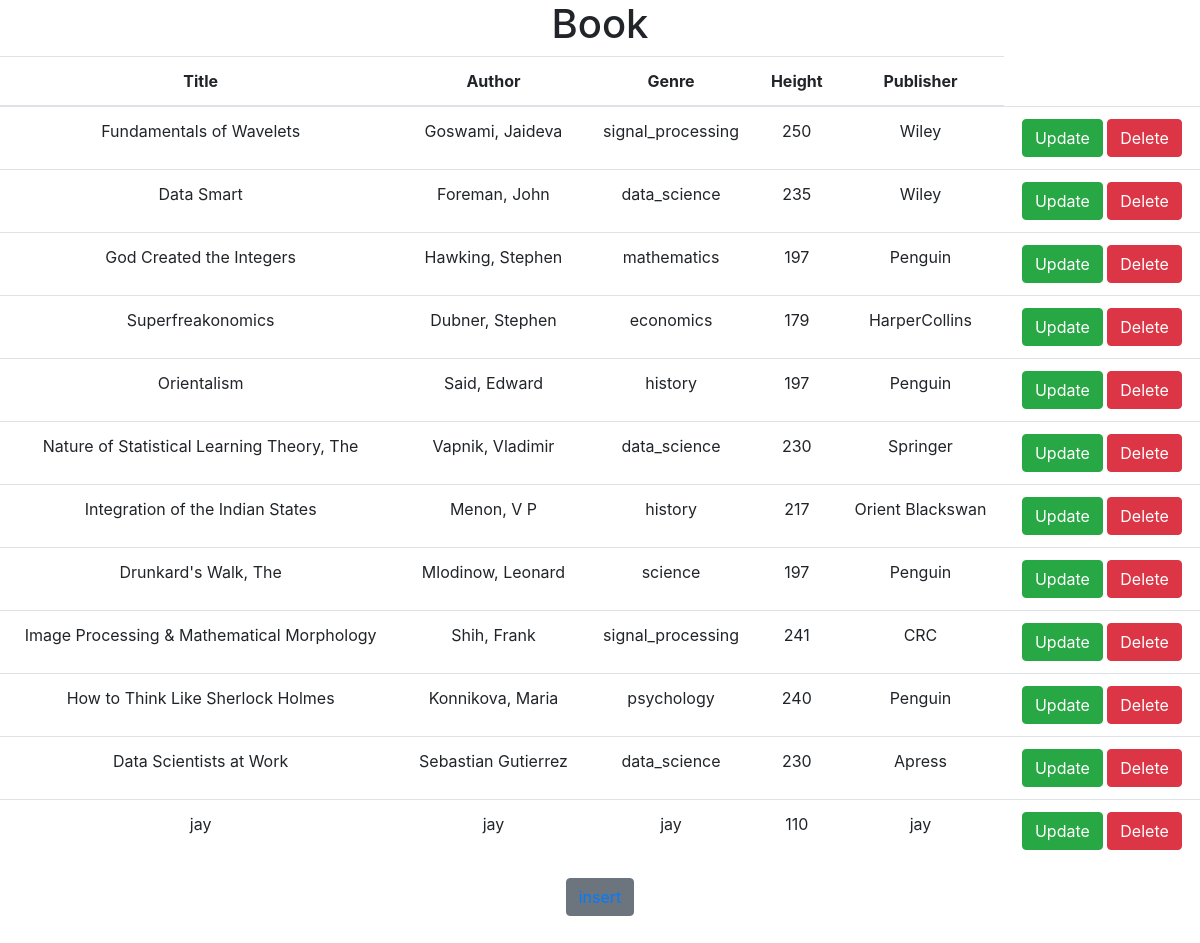
The page / on the database its author committed.
### models.py (models this page shows)
class Books(db.Model):
    __tablename__ = "books"
    title = db.Column(db.String(), primary_key=True)
    author = db.Column(db.String())
    genre = db.Column(db.String())
    height = db.Column(db.Integer())
    publisher = db.Column(db.String())

### app.py (the view)
@app.route('/')
def home():
    books = Books.query.all()
    return render_template("home.html",books = books)

### templates/home.html (shortened to what this page needs)
{% extends 'base_layout.html' %}
{% block body %}
<head>
    <link rel="stylesheet" href="https://maxcdn.bootstrapcdn.com/bootstrap/4.5.2/css/bootstrap.min.css">
</head>
<body class="text-center">
    <h1 class="text-center">Book</h1>
 <table class="table table-hover">
        <thead>
            <tr>
                <th>Title</th>
                <th>Author</th>
                <th>Genre</th>
                <th>Height</th>
                <th>Publisher</th>
            </tr>
        </thead>
        <tbody>
            {% for i in books %}
            <tr>
                <td>{{ i.title }}</td>
                <td>{{ i.author }}</td>
                <td>{{ i.genre }}</td>
                <td>{{ i.height }}</td>
                <td>{{ i.publisher }}</td>
                <td><a href="/update/{{ i.title }}" class="btn btn-success">Update</a>
                <button data-id="{{ i.title }}" class="btn btn-danger delete">Delete</td>
            </tr>
            {% endfor %}
        </tbody>
    </table>
    <button type="button" class="btn btn-secondary mb-5"><a href="insert">insert</a></button>
{% endblock body %}

### templates/base_layout.html (shortened to what this page needs)
<!DOCTYPE html>
<html lang="en">
<head>
    <link rel="stylesheet" href="https://maxcdn.bootstrapcdn.com/bootstrap/4.5.2/css/bootstrap.min.css">
</head>
<body>
    {%block body%} {%endblock%}
</body>
</html>

### templates/base_layout.html (style rules this page uses)
html { position: relative; min-height: 100%; }
body { padding: 0; margin: 0 0 100px; font-family: 'Noto Sans', sans-serif; background: url("https://img.freepik.com/free-photo/hand-painted-watercolor-background-with-sky-clouds-shape_24972-1095.jpg?size=626&ext=jpg") no-repeat center center fixed; background-size: cover; }

### rows shown on the page
Books: title "Fundamentals of Wavelets", author "Goswami, Jaideva", genre "signal_processing", height "250", publisher "Wiley"
Books: title "Data Smart", author "Foreman, John", genre "data_science", height "235", publisher "Wiley"
Books: title "God Created the Integers", author "Hawking, Stephen", genre "mathematics", height "197", publisher "Penguin"
Books: title "Superfreakonomics", author "Dubner, Stephen", genre "economics", height "179", publisher "HarperCollins"
Books: title "Orientalism", author "Said, Edward", genre "history", height "197", publisher "Penguin"
Books: title "Nature of Statistical Learning Theory, The", author "Vapnik, Vladimir", genre "data_science", height "230", publisher "Springer"
Books: title "Integration of the Indian States", author "Menon, V P", genre "history", height "217", publisher "Orient Blackswan"
Books: title "Drunkard's Walk, The", author "Mlodinow, Leonard", genre "science", height "197", publisher "Penguin"
Books: title "Image Processing & Mathematical Morphology", author "Shih, Frank", genre "signal_processing", height "241", publisher "CRC"
Books: title "How to Think Like Sherlock Holmes", author "Konnikova, Maria", genre "psychology", height "240", publisher "Penguin"
Books: title "Data Scientists at Work", author "Sebastian Gutierrez", genre "data_science", height "230", publisher "Apress"
Books: title "jay", author "jay", genre "jay", height "110", publisher "jay"
